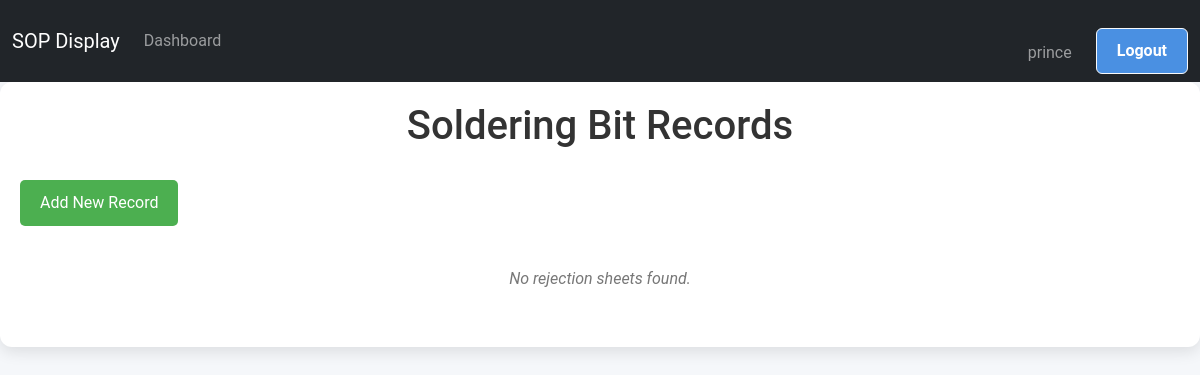
Page /screen/soldering/list/ (signed in) on the earlier database version.
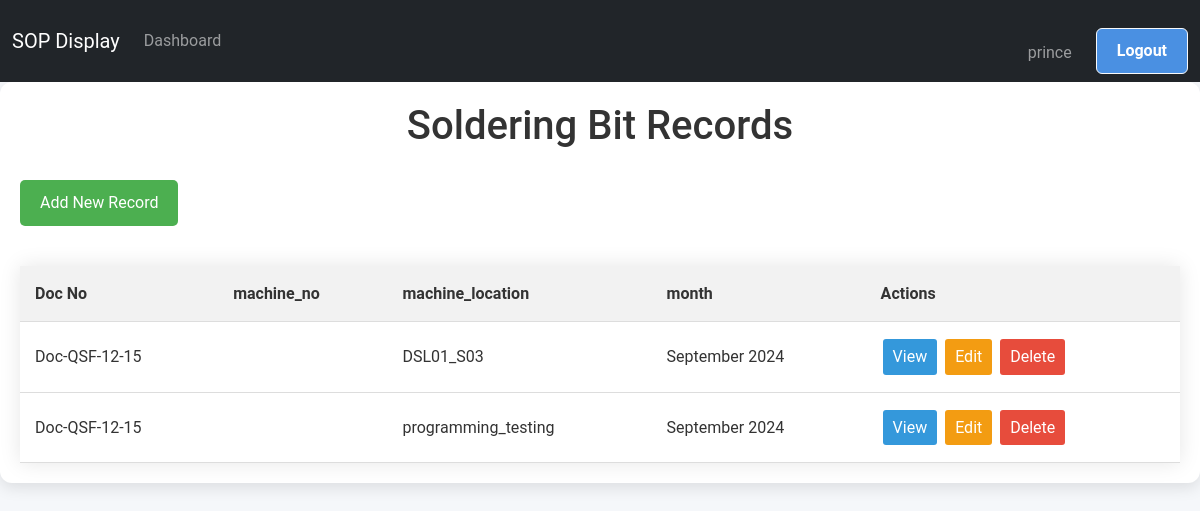
Same page on the later database version.
### screen_app/models.py (models this page shows, shortened)
class SolderingBitRecord(models.Model):
    PART_CHOICES = (
        ('tsc_01', 'TSC 01'),
        ('tsc_02', 'TSC 02'),
        ('tsc_04', 'TSC 04'),
        ('tsc_05', 'TSC 05'),
        ('tsc_09', 'TSC 09'),
        ('ebe_01', 'EBE 01'),
        ('csl_01', 'CSL 01'),
        ('dtr_03', 'DTR 03'),
        ('dtr_05', 'DTR 05'),
    )
    MACHINE_CHOICES = (
        ('M1', 'Machine 1'),
        ('M2', 'Machine 2'),
        ('M3', 'Machine 3'),
    )
    LOCATION_CHOICES = (
        ('visual_inspection', 'Visual Inspection'),
        ('programming_testing', 'Programming & Testing'),
        ('function_testing', 'Function Testing'),
        ('adhesive_application', 'Adhesive Application'),
        ('conformal_coating', 'Conformal Coating'),
        ('housing', 'Housing'),
        ('e90fl', 'E90FL'),
        ('dr_beck_epoxy', 'Dr. Beck Epoxy'),
        ('final_testing', 'Final Testing'),
    )
    TICK_CHOICES_Mark = [
        ('✔', 'OK'),
        ('✘', 'Not OK'),
        ('', 'Not Checked'),
    ]
    TICK_CHOICES = [
        ('20d', '20D'),
        ('30d', '30D'),
    ]
    station = models.CharField(max_length=100, default='DSL01_S01')
    doc_number = models.CharField(max_length=50, verbose_name="Doc. No.", default='Doc-QSF-12-15', blank=True)
    part_name = models.CharField(max_length=100, choices=PART_CHOICES)
    machine_no = models.ForeignKey(MachineLocation, on_delete=models.CASCADE, verbose_name="Process/Operation")
    machine_location = models.CharField(max_length=150,choices=STATION_CHOICES)
    month = models.DateField(default=timezone.now, blank=True)
    time = models.TimeField(default=timezone.now, blank=True)
    operator_name = models.ForeignKey(User, on_delete=models.CASCADE, blank=True, null=True)
    soldering_points_per_part = models.IntegerField(default=10)
    bit_size = models.CharField(max_length=50, choices=TICK_CHOICES)
    date = models.DateField(default=timezone.now, blank=True)
    produce_quantity_shift_a = models.IntegerField(verbose_name="Produce Quantity Shift A")
    produce_quantity_shift_b = models.IntegerField(verbose_name="Produce Quantity Shift B")
    total_quantity = models.IntegerField(verbose_name="Total Quantity (Both shifts)", default=500)
    total_soldering_points = models.IntegerField(verbose_name="Total Soldering points/day", default=500)
    bit_life_remaining = models.IntegerField(verbose_name="Bit Life Remaining (Parts in Nos.)", default=500)
    bit_change_date = models.DateField(verbose_name="Bit Change Date")
    prepared_by = models.CharField(max_length=100, choices=TICK_CHOICES_Mark, blank=True)
    approved_by = models.CharField(max_length=100, choices=TICK_CHOICES_Mark, blank=True)
    class Meta:
        verbose_name = "Robotic Soldering Bit Replacement Record"
        verbose_name_plural = "Robotic Soldering Bit Replacement Records"

### screen_app/views.py (the view)
# urls.py: path('soldering/list/', ListSolderingBitRecordView.as_view(), name='list_soldering_bit_records'),
@method_decorator(staff_member_required, name='dispatch')
class ListSolderingBitRecordView(ListView):
    model = SolderingBitRecord
    template_name = 'SolderingBitRecord/list_soldering_bit_records.html'
    context_object_name = 'records'
    ordering = ['-date', '-time']

### screen_app/templates/SolderingBitRecord/list_soldering_bit_records.html (shortened to what this page needs)
{% extends "base.html" %}  {% block content %}
<div class="container">
  <h1>Soldering Bit Records</h1>
  <a href="{% url 'add_soldering_bit_record' %}" class="add-new-btn"
    >Add New Record</a
  >
  {% if records %}
  <table>
    <thead>
      <tr>
        <th>Doc No</th>
        <th>machine_no</th>
        <th>machine_location</th>
        <th>month</th>
        <th>Actions</th>
      </tr>
    </thead>
    <tbody>
      {% for record in records %}
      <tr>
        <td>{{record.doc_number}}</td>
        <td>{{record.get_machine_no_display}}</td>
        <td>{{record.get_machine_location_display}}</td>
        <td>{{record.month|date:"F Y"}}</td>
        <td>
          <a
            href="{% url 'soldering_bit_record_detail' record.pk %}"
            class="action-btn view-btn"
            >View</a
          >
          <a
            href="{% url 'update_soldering_bit_record' record.pk %}"
            class="action-btn edit-btn"
            >Edit</a
          >
          <a
            href="{% url 'delete_soldering_bit_record' record.pk %}"
            class="action-btn delete-btn"
            >Delete</a
          >
        </td>
      </tr>
      {% endfor %}
    </tbody>
  </table>
  {% else %}
  <p class="no-records">No rejection sheets found.</p>
  {% endif %}
</div>
{% endblock content %}

Differences in the rows shown:
added SolderingBitRecord: doc_number "Doc-QSF-12-15", machine_location "DSL01_S03", month "September 2024"
added SolderingBitRecord: doc_number "Doc-QSF-12-15", machine_location "programming_testing", month "September 2024"
Other differences:
text no longer shown: "No rejection sheets found."
text now shown: "Doc No machine_no machine_location month Actions"
